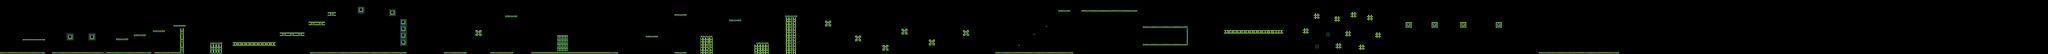

This is a level from a 2D game, rendered from its Tiled map with the project's own tilesets. A one-line summary and the map file follow, with tile-layer data summarised:
An orthogonal 1500x40 tile map with 16x16 px tiles, 1 tile layer (Tile Layer 1) and 130 objects (71x platform, 20x coin, 18x platformFloor, 16x enemy, 5x checkpoint).

<map version="1.0" tiledversion="1.0.1" orientation="orthogonal" renderorder="right-down" width="1500" height="40" tilewidth="16" tileheight="16" nextobjectid="206">
 <tileset firstgid="1" name="jungle tileset" tilewidth="16" tileheight="16" spacing="2" tilecount="840" columns="42">
  <image source="jungle tileset.png" width="768" height="368" />
 </tileset>
 <layer name="Tile Layer 1" width="1500" height="40">
  <data>[60000 cells, 2968 non-empty, 215 distinct tile ids]</data>
 </layer>
 <objectgroup name="Object Layer 2">
  <object id="79" type="platformFloor" x="2728" y="501.333" width="502.667" height="41.3333" />
  <object id="80" type="platformFloor" x="3278.67" y="386.667" width="292" height="38.6667" />
  <object id="81" type="platformFloor" x="3620" y="257.333" width="189.333" height="40" />
  <object id="82" type="platformFloor" x="3841.5" y="147" width="95" height="39.5" />
  <object id="83" type="platform" x="3632" y="616" width="1135" height="24" />
  <object id="84" type="platform" x="4192.5" y="80.5" width="79.5" height="79" />
  <object id="85" type="checkpoint" x="4222" y="45.5" width="22" height="20.5" />
  <object id="88" type="enemy" x="4723.33" y="196" />
  <object id="89" type="enemy" x="3714.66" y="228" />
  <object id="97" type="platform" x="4688" y="223.333" width="80" height="320.667" />
  <object id="98" type="platform" x="4559.33" y="112.667" width="81.3333" height="80" />
  <object id="100" type="coin" x="3415" y="355.667" width="30" height="26" />
  <object id="101" type="coin" x="3876.33" y="115" width="30" height="26" />
  <object id="103" type="coin" x="1775" y="589" width="30" height="26" />
  <object id="104" type="platformFloor" x="5198.67" y="616" width="270.667" height="24" />
  <object id="105" type="platformFloor" x="5742.67" y="618.667" width="274.667" height="21.3333" />
  <object id="106" type="platformFloor" x="5572.64" y="358.364" width="27.1818" height="25.3636" />
  <object id="107" type="platformFloor" x="5616.36" y="358.545" width="26.9091" height="25.1818" />
  <object id="108" type="platform" x="5572.82" y="384.182" width="70.5455" height="43.1818" />
  <object id="109" type="platformFloor" x="5919.27" y="185.455" width="142.545" height="22" />
  <object id="110" type="platform" x="6223" y="620" width="1023" height="21" />
  <object id="112" type="platform" x="6528.36" y="427.091" width="127.818" height="177.636" />
  <object id="113" type="platformFloor" x="6528.18" y="418.909" width="128" height="7.45455" />
  <object id="114" type="coin" x="2825.67" y="469.667" width="30" height="26" />
  <object id="115" type="coin" x="4713" y="581" width="30" height="26" />
  <object id="116" type="coin" x="5412" y="582" width="30" height="26" />
  <object id="117" type="coin" x="5591" y="331" width="30" height="26" />
  <object id="118" type="coin" x="5967" y="587" width="30" height="26" />
  <object id="121" type="checkpoint" x="7200" y="589.75" width="22" height="20.5" />
  <object id="123" type="platform" x="7569" y="425.667" width="139.333" height="1" />
  <object id="125" type="platform" x="7569" y="428.333" width="140" height="18.6667" />
  <object id="126" type="platform" x="7904.67" y="171.333" width="140" height="18.6667" />
  <object id="127" type="platform" x="7904.67" y="168.667" width="139.333" height="1" />
  <object id="128" type="platform" x="7906.67" y="622.666" width="140" height="18.6667" />
  <object id="129" type="platform" x="7906.67" y="620" width="139.333" height="1" />
  <object id="130" type="platform" x="8210" y="430.666" width="140" height="18.6667" />
  <object id="131" type="platform" x="8210" y="428" width="139.333" height="1" />
  <object id="132" type="platform" x="8546" y="238.666" width="140" height="18.6667" />
  <object id="133" type="platform" x="8546" y="236" width="139.333" height="1" />
  <object id="134" type="platform" x="8867.33" y="510" width="140" height="18.6667" />
  <object id="135" type="platform" x="8867.33" y="507.334" width="139.333" height="1" />
  <object id="136" type="platform" x="9203.33" y="187.333" width="140" height="18.6667" />
  <object id="137" type="platform" x="9203.33" y="184.667" width="139.333" height="1" />
  <object id="138" type="enemy" x="8009.34" y="130.667" width="20" height="19.3333" />
  <object id="139" type="enemy" x="7675.33" y="388" width="25.3333" height="21.3333" />
  <object id="140" type="coin" x="7974.67" y="598.667" width="18.6667" height="13.3333" />
  <object id="141" type="enemy" x="8228" y="389.334" width="20" height="20.6667" />
  <object id="142" type="checkpoint" x="8320.67" y="399.333" width="22.6667" height="19.3333" />
  <object id="143" type="coin" x="8951.33" y="476" width="24.6667" height="20.6667" />
  <object id="144" type="enemy" x="8598.66" y="190.666" width="28" height="24" />
  <object id="145" type="coin" x="9297" y="155" width="19.5" height="16.5" />
  <object id="146" type="platform" x="9669" y="246" width="71" height="68" />
  <object id="147" type="platform" x="10020" y="422" width="70" height="67" />
  <object id="148" type="platform" x="10339" y="533" width="71" height="69" />
  <object id="149" type="platform" x="10565" y="342" width="68" height="67" />
  <object id="150" type="platform" x="10886" y="469" width="66" height="71" />
  <object id="151" type="platform" x="11284" y="358" width="69" height="68" />
  <object id="152" type="platform" x="11663" y="616" width="911" height="3" />
  <object id="153" type="platform" x="11936.5" y="528" width="15.5" height="16.25" />
  <object id="154" type="platform" x="12112.5" y="399.75" width="16.25" height="16.25" />
  <object id="155" type="platform" x="12256.3" y="304.25" width="16" height="16" />
  <object id="156" type="platformFloor" x="12408.8" y="123" width="0.25" />
  <object id="157" type="platform" x="12399.8" y="121" width="141.75" height="22.75" />
  <object id="158" type="platform" x="12672" y="118.667" width="653.333" height="24" />
  <object id="159" type="platform" x="13392" y="314" width="526.667" height="21.3333" />
  <object id="160" type="platform" x="13392.7" y="524" width="526.667" height="20.6667" />
  <object id="161" type="platform" x="13906" y="335.333" width="13.3333" height="187.333" />
 </objectgroup>
 <objectgroup name="Object Layer 3">
  <object id="168" type="platform" x="14342" y="357" width="695" height="41" />
  <object id="169" type="platform" x="15280.3" y="336.5" width="43.5" height="63.5" />
  <object id="170" type="platform" x="15266.3" y="352.5" width="71.25" height="10.5" />
  <object id="171" type="platform" x="15392.5" y="160.25" width="72.75" height="63.25" />
  <object id="173" type="platform" x="15648.8" y="192.75" width="46.5" height="61.25" />
  <object id="174" type="platform" x="15633.3" y="207.75" width="73.75" height="14.75" />
  <object id="175" type="platform" x="15635" y="236.5" width="70.75" height="14.5" />
  <object id="176" type="platform" x="15839.5" y="144" width="47.75" height="64.25" />
  <object id="177" type="platform" x="15825.5" y="161" width="72" height="11.25" />
  <object id="178" type="platform" x="15826" y="188.75" width="73.5" height="12.75" />
  <object id="179" type="platform" x="16031.8" y="175.75" width="47.25" height="64.5" />
  <object id="180" type="platform" x="16017.5" y="191.5" width="72.25" height="14.5" />
  <object id="181" type="platform" x="16127.8" y="384.5" width="47.75" height="61.75" />
  <object id="182" type="platform" x="16113.5" y="400" width="74.75" height="15.5" />
  <object id="183" type="platform" x="16113.8" y="428.25" width="71.5" height="11.75" />
  <object id="184" type="platform" x="15664" y="512" width="48.5" height="63.5" />
  <object id="185" type="platform" x="15650.5" y="528" width="71" height="12" />
  </objectgroup>
 <objectgroup name="Object Layer 1">
  <!-- 31 objects omitted --></objectgroup>
</map>
<!-- 46 of 130 objects omitted -->
